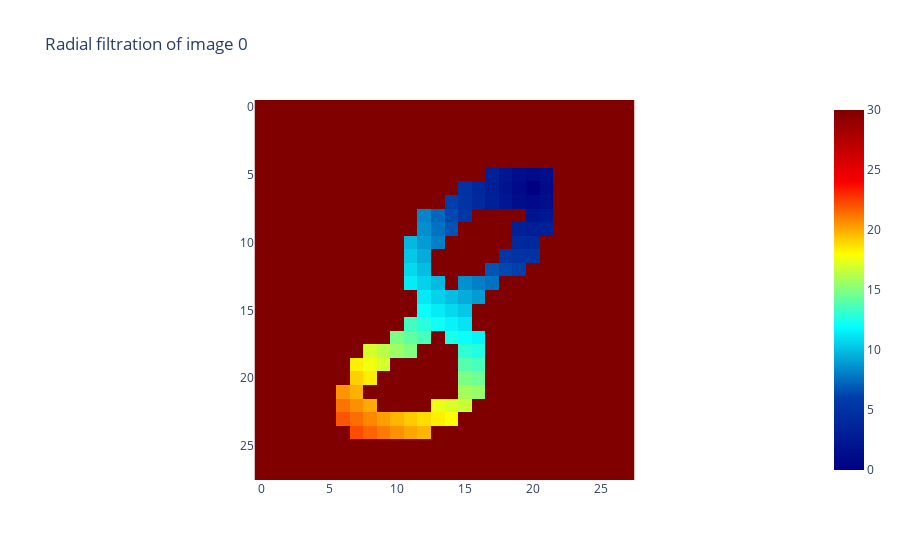

The code cell stored with this chart in its notebook:
### Code cell
from gtda.images import RadialFiltration

radial_filtration = RadialFiltration(center=np.array([20,6]))

im8_filtration= radial_filtration.fit_transform(im8_binarized)

radial_filtration.plot(im8_filtration, colorscale='jet')

### Figure 1 — Plotly figure (JSON) as saved in the notebook; plotly's stock layout.template omitted (floating-point values rounded to 4 significant figures; data arrays with more than 128 entries replaced by an {"elided": "..."} marker saying what was removed)
{"data": [{"colorscale": [[0, "rgb(0,0,131)"], [0.2, "rgb(0,60,170)"], [0.4, "rgb(5,255,255)"], [0.6, "rgb(255,255,0)"], [0.8, "rgb(250,0,0)"], [1, "rgb(128,0,0)"]], "type": "heatmap", "z": {"elided": "28x28 float values"}}], "layout": {"plot_bgcolor": "white", "title": {"text": "Radial filtration of image 0"}, "xaxis": {"constrain": "domain", "scaleanchor": "y"}, "yaxis": {"autorange": "reversed", "constrain": "domain"}}}
